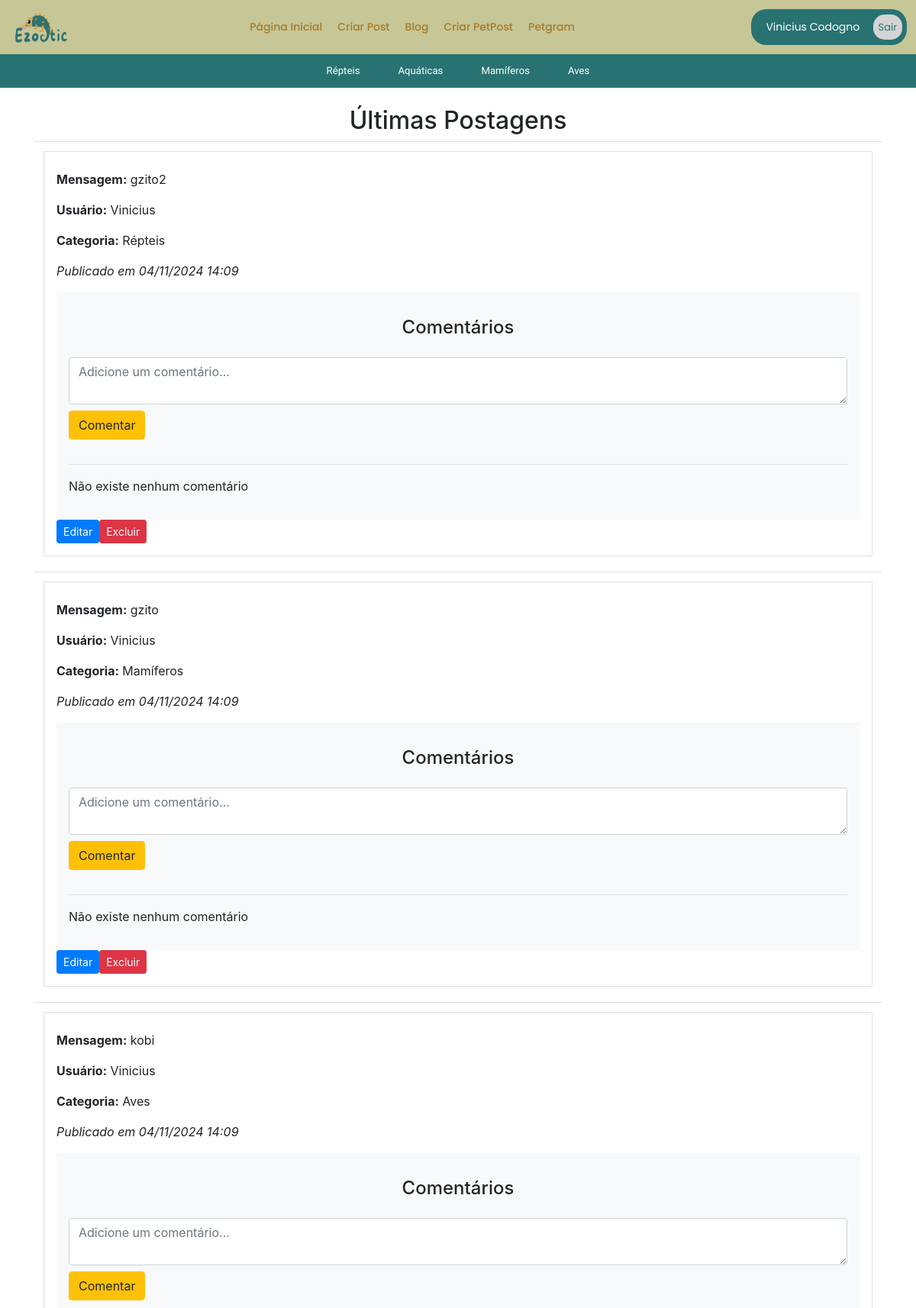
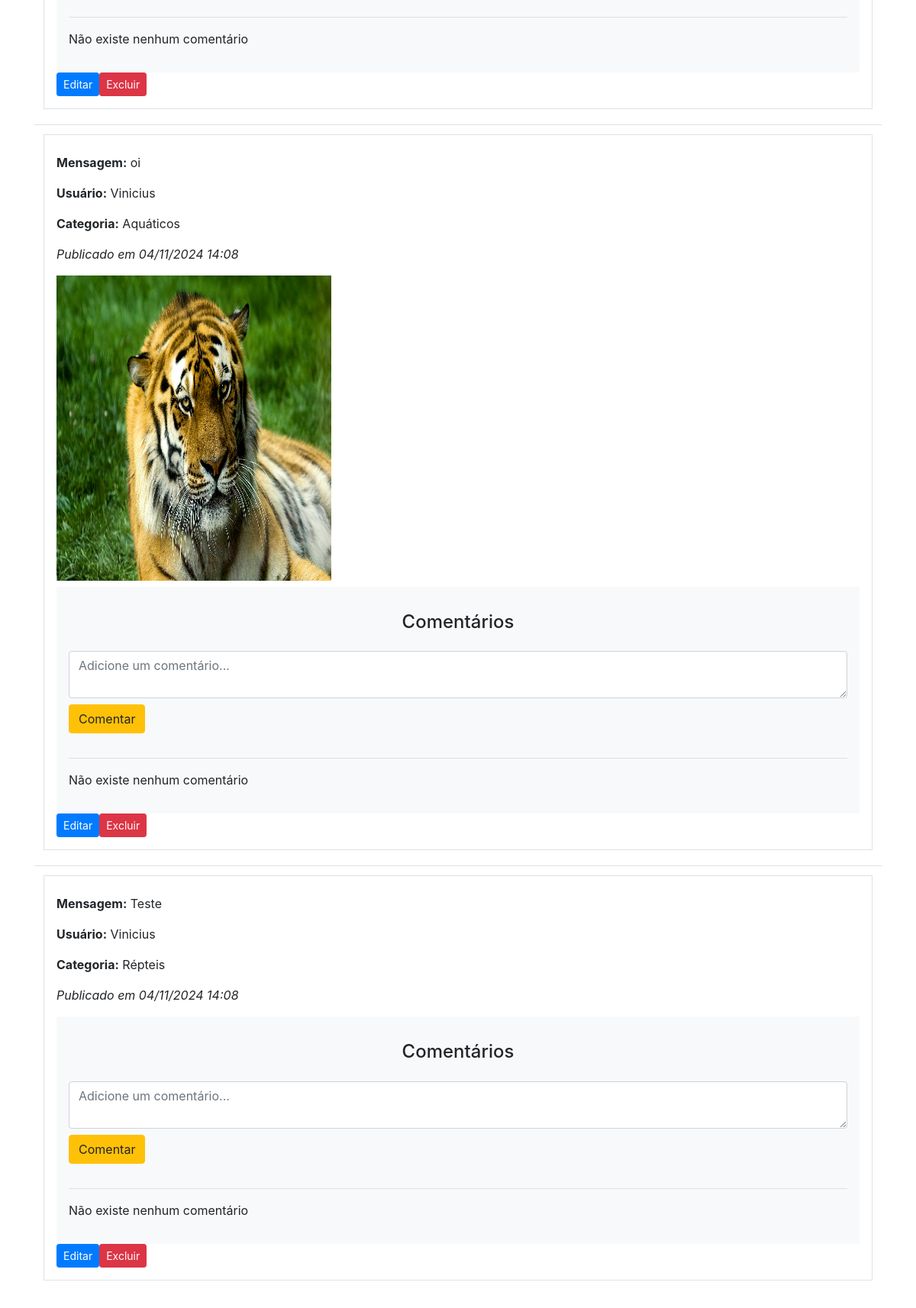
Screenshot of /post/lista/ (signed in) with the database file from the repository (2 pictures, top to bottom).
### app/models.py (models this page shows, shortened)
class User(db.Model, UserMixin):
    id = db.Column(db.Integer, primary_key=True)
    nome = db.Column(db.String, nullable=True)
    sobrenome = db.Column(db.String, nullable=True)
    email = db.Column(db.String, nullable=True)
    senha = db.Column(db.String, nullable=True)
    posts = db.relationship('Post', backref='user', lazy=True)
    petgrams = db.relationship('Petgram', backref='user', lazy=True)
    comentarios_petgram = db.relationship('ComentarioPetgram', backref='user', lazy=True)

class Post(db.Model):
    id = db.Column(db.Integer, primary_key=True)
    mensagem = db.Column(db.String, nullable=True)
    user_id = db.Column(db.Integer, db.ForeignKey('user.id'), nullable=True)
    imagem = db.Column(db.String, nullable=True)
    categoria = db.Column(db.String(50), nullable=True)
    data_criacao = db.Column(db.DateTime, default=datetime.utcnow)

### app/views.py (the view)
@app.route('/post/lista/', methods=['GET', 'POST'])
def postLista():
    posts = Post.query.order_by(Post.data_criacao.desc()).limit(5).all()
    return render_template('blog/blog.html', posts=posts)

### app/models.py (called while the page is built)
@login_manager.user_loader
def load_user(user_id):
    return User.query.get(user_id)

### app/templates/blog/blog.html (shortened to what this page needs)
{% extends 'base.html' %}
{% block content %}
{% include 'nave/nave.html' %}
{% include 'nave/nave_blog.html' %}
<div class="container">
    <div class="row mt-4">
        <h2 class="w-100 text-center">Últimas Postagens</h2>
        <div class="col-12">
            <table class="table">
                <tbody>
                    {% for linha in posts %}
                    <tr>
                        <td colspan="4">
                            <div class="post-estrutura d-flex flex-column border p-3 mb-2 rounded-3">
                                <p><strong>Mensagem:</strong> {{ linha.mensagem }}</p>
                                <p><strong>Usuário:</strong> {{ linha.user.nome }}</p>
                                <p><strong>Categoria:</strong> {{ linha.categoria }}</p>
                                <p><em>Publicado em
                                    {% if linha.data_criacao %}
                                        {{ linha.data_criacao.strftime('%d/%m/%Y %H:%M') }}
                                    {% else %}
                                        Data não disponível
                                    {% endif %}
                                </em></p>                                {% if linha.imagem %}
                                <img style="width: 30vw; height: 50vh;" src="{{ url_for('static', filename='uploads/' ~ linha.imagem) }}" alt="Imagem do Post" class="img-fluid mb-2">
                                {% endif %}
                                <div class="bg-light p-3 rounded-3">
                                    <h4 class="text-center mt-3 mb-4">Comentários</h4>
                                    <form action="{{ url_for('comentar_post', post_id=linha.id) }}" method="POST" class="mt-2">
                                        <div class="form-group">
                                            <textarea name="conteudo" class="form-control" placeholder="Adicione um comentário..." required></textarea>
                                            <button type="submit" class="btn btn-warning mt-2 mb-3">Comentar</button>
                                        </div>
                                        <hr>
                                    </form>
                                    <div>
                                        {% if linha.comentarios|length == 0 %}
                                            <p>Não existe nenhum comentário</p>
                                        {% endif %}
                                    </div>
                                </div>
                                {% if linha.user.id == current_user.id %}
                                    <div class="d-flex">
                                        <a href="{{ url_for('editar_post', post_id=linha.id) }}" class="btn btn-primary btn-sm me-2">Editar</a>
                                        <form action="{{ url_for('excluir_post', post_id=linha.id) }}" method="POST" style="display:inline;">
                                            <button type="submit" class="btn btn-danger btn-sm">Excluir</button>
                                        </form>
                                    </div>
                                {% endif %}
                            </div>
                        </td>
                    </tr>
                    {% endfor %}
                </tbody>
            </table>
        </div>
    </div>
</div>
{% endblock %}

### app/templates/nave/nave.html (shortened to what this page needs)
{% if current_user.is_authenticated %}
    <nav class="navbar">
        <div>
            <img class="logotipo" src="static/images/Ezootic-Logo.png" alt="Logotipo">
        </div>
        <div class="navbar-links">
            <a href="/">Página Inicial</a>
            <a href="{{ url_for('postNovo') }}">Criar Post</a>
            <a href="{{ url_for('postLista') }}">Blog</a>
            <a href="{{ url_for('petgramNovo') }}">Criar PetPost</a>
            <a href="{{ url_for('petgramLista') }}">Petgram</a>
        </div>
        <div class="login-options">
            <span class="options-name btn bnt-primary" style="color: white;">{{current_user.nome}} {{current_user.sobrenome}}</span>
            <a href="{{url_for('logout')}}">Sair</a>
        </div>
    </nav>
{% endif %}

### app/templates/nave/nave.html (style rules this page uses)
.navbar { display: flex; justify-content: space-between; align-content: center; padding: 1% 1% 1% 1%; background-color: #C6C697; }
.logotipo { width: 7vw; height: 5vh; }
.navbar-links { display: flex; gap: 20px; }
.navbar-links a { text-decoration: none; color: #a57c2b; font-family: "Poppins", sans-serif; font-weight: 500; font-size: 14px; transition: color 0.3s; }
.login-options { border-radius: 20px; padding: 6px 6px 6px 6px; background-color: #297272; font-family: "Poppins", sans-serif; }
.login-options a { padding: 7px; margin: 5px 0px 5px 0px; border-radius: 15px; font-weight: 400; font-size: 13px; text-decoration: none; background-color: rgb(212, 212, 212); color: #297272; }
.options-name { font-weight: 400; font-size: 14px; }

### rows the page displays
User: nome "Vinicius", sobrenome "Codogno"
Post: mensagem "gzito2", user.nome "Vinicius", categoria "Répteis", data_criacao "04/11/2024 14:09"
Post: mensagem "gzito", user.nome "Vinicius", categoria "Mamíferos", data_criacao "04/11/2024 14:09"
Post: mensagem "kobi", user.nome "Vinicius", categoria "Aves", data_criacao "04/11/2024 14:09"
Post: mensagem "oi", user.nome "Vinicius", categoria "Aquáticos", data_criacao "04/11/2024 14:08", imagem (picture)
Post: mensagem "Teste", user.nome "Vinicius", categoria "Répteis", data_criacao "04/11/2024 14:08"
